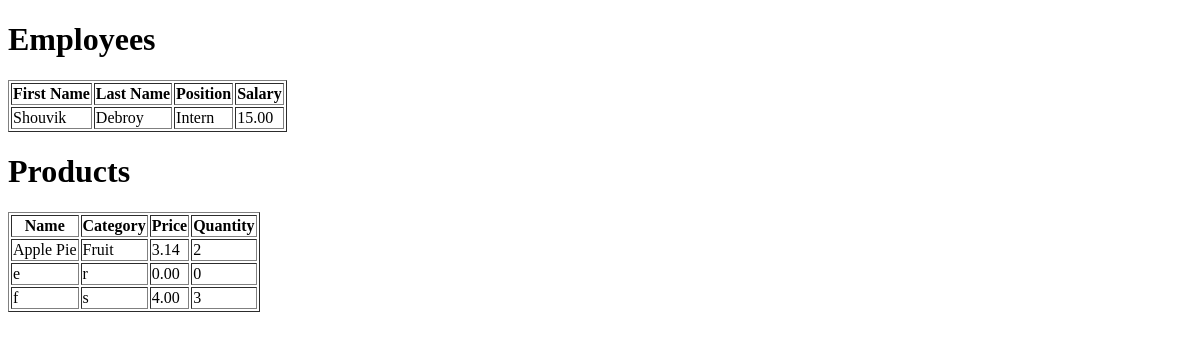
The app's page /, older data.
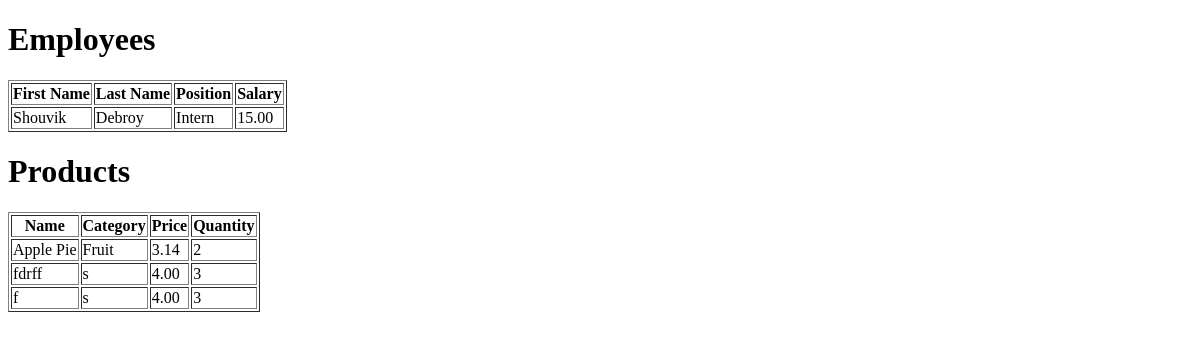
The same page, newer data.
### storeManager/models.py (models this page shows, shortened)
class Product(models.Model):
    name = models.CharField(max_length=100)
    category = models.CharField(max_length=50)
    price = models.DecimalField(max_digits=10, decimal_places=2)
    quantity = models.IntegerField()

### storeManager/views.py (the view)
# urls.py: 2. Add a URL to urlpatterns:  path('', views.home, name='home')
def home(request):
    employees = Employee.objects.all()
    products = Product.objects.all()
    return render(request, 'home.html', {'employees': employees, 'products': products})

### storeManager/templates/home.html (shortened to what this page needs)
<!DOCTYPE html>
<html lang="en">
<head>
</head>
<body>
    <h1>Employees</h1>
    <table border="1">
        <thead>
            <tr>
                <th>First Name</th>
                <th>Last Name</th>
                <th>Position</th>
                <th>Salary</th>
            </tr>
        </thead>
        <tbody>
            {% for employee in employees %}
            <tr>
                <td>{{ employee.first_name }}</td>
                <td>{{ employee.last_name }}</td>
                <td>{{ employee.position }}</td>
                <td>{{ employee.salary }}</td>
            </tr>
            {% endfor %}
        </tbody>
    </table>
    <h1>Products</h1>
    <table border="1">
        <thead>
            <tr>
                <th>Name</th>
                <th>Category</th>
                <th>Price</th>
                <th>Quantity</th>
            </tr>
        </thead>
        <tbody>
            {% for product in products %}
            <tr>
                <td>{{ product.name }}</td>
                <td>{{ product.category }}</td>
                <td>{{ product.price }}</td>
                <td>{{ product.quantity }}</td>
            </tr>
            {% endfor %}
        </tbody>
    </table>
</body>
</html>

Row changes from the older to the newer data that the page shows:
changed Product: name "e" → "fdrff"; category "r" → "s"; price "0.00" → "4.00"; quantity "0" → "3"
